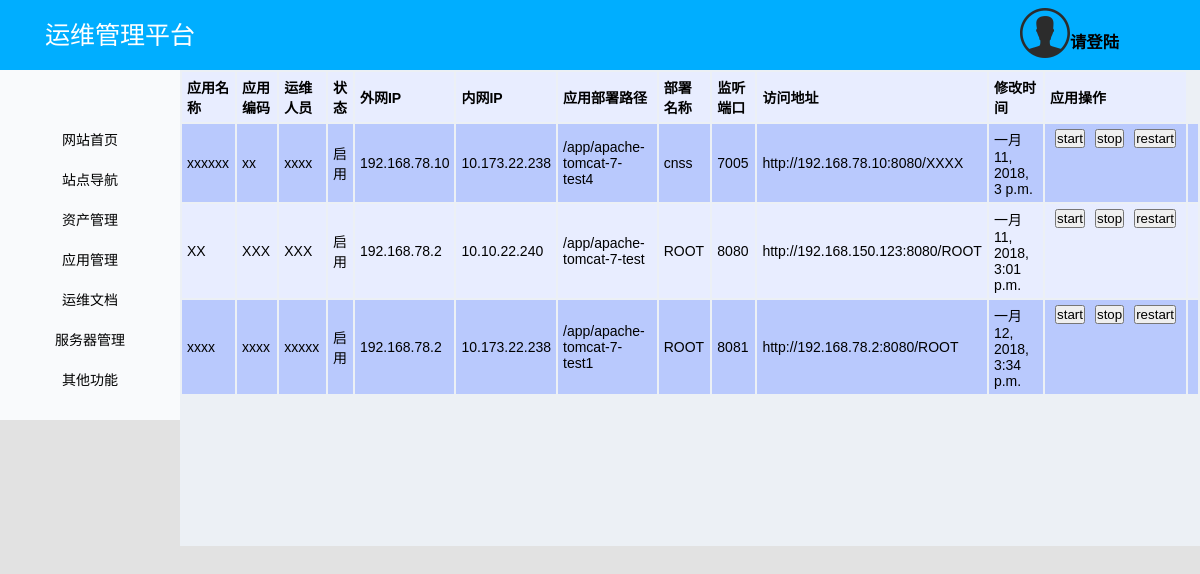
Screenshot of /servers/appopt/index/ with the database file from the repository.
### servers/models.py (models this page shows, shortened)
class appmanagement(models.Model):
    env = models.CharField('环境', max_length=3)
    appName = models.CharField('应用名称', max_length=25)
    code = models.CharField('应用编码', max_length=10)
    operationsPersonnel = models.CharField('运维人员', max_length=25)
    state_CHOICE = {
        ('1', '启用'),
        ('2', '停用')
    }
    state = models.CharField(max_length=2, verbose_name="状态", choices=state_CHOICE, default='1')
    ipOut = models.GenericIPAddressField('外网IP', blank=True, null=True)
    ipIn = models.GenericIPAddressField('内网IP', blank=True, null=True)
    path = models.CharField('应用部署路径', max_length=50)
    deployName = models.CharField('应用部署名称', max_length=25)
    port = models.IntegerField('监听端口', default=0)
    urlLink = models.CharField('访问地址', max_length=50)
    modified_time = models.DateTimeField('修改时间', auto_now_add=True)
    code_state_CHOICE = {
        ('1', "None"),
        ('2', "start"),
        ('3', "stop"),
        ('4', "restart")
    }
    code_state = models.CharField(max_length=10, verbose_name="操作动作", choices=code_state_CHOICE, default='1')
    code_update_time = models.DateTimeField('更新时间', blank=True, null=True)
    code_content = models.CharField("验证码", max_length=6, blank=True, null=True)
    code_send_content = models.CharField('发送内容', max_length=100, blank=True, null=True)

### servers/views.py (the view, shortened to what this page needs)
# urls.py: url(r'^appopt/(?P<option>\w*)/$', views.appopt, name='appopt'),     # 服务管理
def appopt(request, option):
    logger.info("进入应用管理视图")
    ipOut = request.GET.get('ipOut', None)
    ipIn = request.GET.get('ipIn', None)
    path = request.GET.get('path', None)
    personnel = request.GET.get('personnel', None)
    opt = request.GET.get('opt', None)
    code = request.GET.get('code', None)
    if option == "index":
        logger.info("进入应用管理展示界面")
        app_list = appmanagement.objects.all().order_by('id')
        logger.info('应用管理数据库查询,返回数据给页面')
        return render(request, 'servers/appmanagement.html', {'app_list': app_list})

### templates/servers/appmanagement.html (shortened to what this page needs)
{% extends 'base.html' %}
{% block user_login %}
    {% if request.session.username %}
        <h4 style='font-family:楷体;'>用户：{{ request.session.username }}
            <a href=" {% url 'public:login' %}?logoutuser={{ request.session.username }}"> [退出] </a></h4>
    {% else %}
        <h3 style='font-family:楷体;'><a href="{% url 'public:login' %}">请登陆</a></h3>
    {% endif %}
{% endblock user_login %}
{% block body_content %}
<div class="box">
    <table>
    <tr>
        <th> 应用名称  </th>
        <th> 应用编码  </th>
        <th> 运维人员    </th>
        <th> 状态  </th>
        <th> 外网IP  </th>
        <th> 内网IP      </th>
        <th> 应用部署路径  </th>
        <th> 部署名称  </th>
        <th> 监听端口   </th>
        <th> 访问地址   </th>
        <th> 修改时间   </th>
        <th> 应用操作   </th>
    </tr>
    {% for app in app_list %}
        <tr>
            <td> {{ app.appName }}</td>
            <td> {{ app.code }}</td>
            <td> {{ app.operationsPersonnel }}</td>
            <td> {{ app.get_state_display }}</td>
            <td id="ipOut"> {{ app.ipOut }}</td>
            <td id="ipIn"> {{ app.ipIn }}</td>
            <td> {{ app.path }}</td>
            <td> {{ app.deployName }}</td>
            <td> {{ app.port }}</td>
            <td> <a href="{{ app.urlLink }}" target="_blank">{{ app.urlLink }}</a></td>
            <td> {{ app.modified_time }}</td>
            <td>
                <button  class='start' value="start"> start </button>
                <button class='stop' value="stop"> stop </button>
                <button class='restart' onclick="appoption(this)" value="restart"> restart </button>
                <td><input class="appOptCodeInput" style="display:none;width: 100px;height: auto;" placeholder="请输入验证码" required></td>
            </td>
        </tr>
        {% empty %}
            <td> 未查询到应用，请联系管理员 </td>
    {% endfor %}
    </table>
</div>
{% endblock body_content %}

### asset/static/asset/css/repeat.css (style rules this page uses)
body, h1, h2, h3, h4, h5, h6, p, form,div { margin:0; }
ol,ul,div { margin:0; padding:0; }
body { font-family: '微软雅黑'; }
a { text-decoration: none;color: #000; }
input,button,textarea { outline: none; }

### asset/static/asset/css/index.css (style rules this page uses)
.cont_r>div { height: 100%; }
* { margin:0;padding:0; }

### public/static/public/nav/css/nav.css (style rules this page uses)
body,html { height: 100%;background: #E2E2E2 }
body,ul { margin:0;padding:0 }
body { font:14px "微软雅黑","宋体","Arial Narrow",HELVETICA;-webkit-text-size-adjust:100%; }
a { text-decoration:none; }

### templates/servers/appmanagement.html (style rules this page uses)
.box { margin:0 auto;max-width: 100%; }
.box td,.box th { text-align: left;padding:5px; }
.box tr { background:#E8EDFF; }
.box tr:nth-of-type(even) { background:#B9C9FD; }
.box tr td:nth-of-type(12) { display: flex; }
.box tr td:nth-of-type(12) button { margin:0 5px; }

### rows the page displays
appmanagement: appName "xxxxxx", code "xx", operationsPersonnel "xxxx", state "启用", ipOut "192.168.78.10", ipIn "10.173.22.238", path "/app/apache-tomcat-7-test4", deployName "cnss", port "7005", urlLink "http://192.168.78.10:8080/XXXX", modified_time "一月 11, 2018, 3 p.m."
appmanagement: appName "XX", code "XXX", operationsPersonnel "XXX", state "启用", ipOut "192.168.78.2", ipIn "10.10.22.240", path "/app/apache-tomcat-7-test", deployName "ROOT", port "8080", urlLink "http://192.168.150.123:8080/ROOT", modified_time "一月 11, 2018, 3:01 p.m."
appmanagement: appName "xxxx", code "xxxx", operationsPersonnel "xxxxx", state "启用", ipOut "192.168.78.2", ipIn "10.173.22.238", path "/app/apache-tomcat-7-test1", deployName "ROOT", port "8081", urlLink "http://192.168.78.2:8080/ROOT", modified_time "一月 12, 2018, 3:34 p.m."
